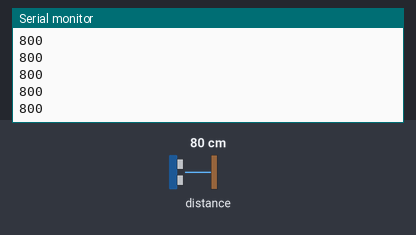
The sketch below on a simulated Arduino Uno, built with avr-gcc and run on an emulated ATmega328P. Shown: the last lines printed to the serial monitor. The inputs (shaded band) are chosen by the test bench; at power-on: distance to the obstacle 80 cm.

Above: at 1.2 s.
1.3 s: distance to the obstacle set to 2 cm
At 2.4 s:
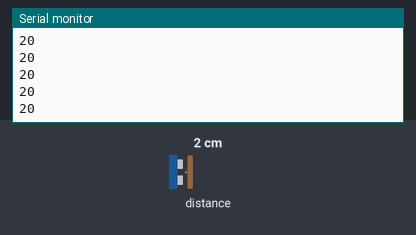
2.8 s: distance to the obstacle set to 4 cm
At 3.7 s:
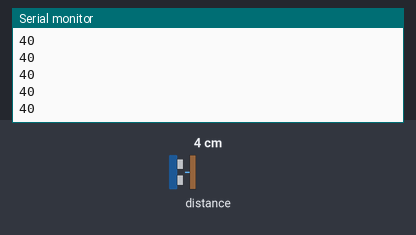
Timing chart, 0 to 5.8 s (numbered marks = the images above; inputs shaded):
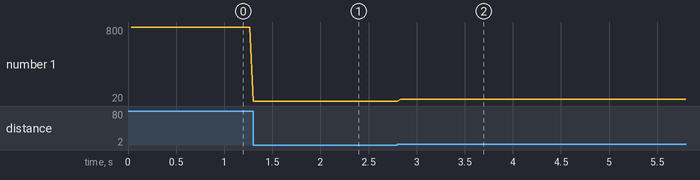

The sketch:

ranger_simple_serial.ino
```cpp
/* transmit V53L0X readings via serial; omit values greater
 * a threshold (seems that 8901mm means target out of range)
 *
 * lightly modified from Pololu's "continuous" library example,
 * based in turn on the VL53L0X API, apparently
 *
 * rgz 7-18-19
 */

#include <Wire.h>
#include <VL53L0X.h>

VL53L0X sensor;

void setup()
{
  Serial.begin(9600);
  Wire.begin();

  sensor.init();
  sensor.setTimeout(500);

  // Start continuous back-to-back mode (take readings as
  // fast as possible).  To use continuous timed mode
  // instead, provide a desired inter-measurement period in
  // ms (e.g. sensor.startContinuous(100)).
  sensor.startContinuous();
}

void loop()
{
  int val = sensor.readRangeContinuousMillimeters();

  if (val < 7000)
    Serial.println(val);
  if (sensor.timeoutOccurred()) {
    Serial.println(" TIMEOUT");
  }

}
```

Measured:
- after the input at 1.3 s, the serial monitor: prints a new line at once (image 1)
- after the input at 2.8 s, the serial monitor: prints a new line at once (image 2)
- plotted number 1: 800 → 20 after the input at 1.3 s, 20 → 40 after the input at 2.8 s
